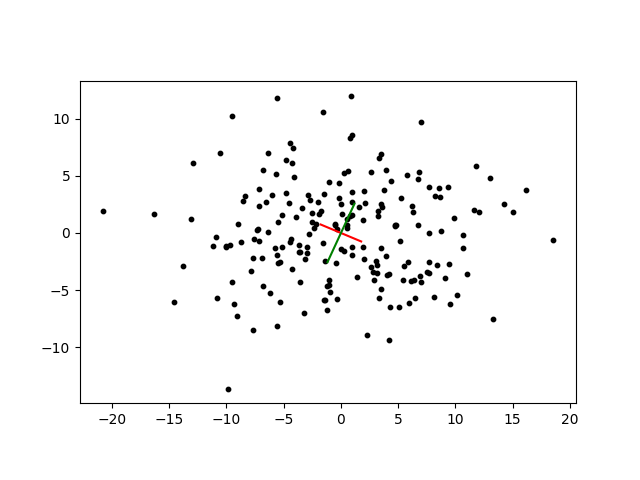

Write Python code to recreate this figure.
import itertools

import matplotlib.pyplot as plt
import numpy as np
import pandas as pd

path_100d = "../../ex2/data/pca_100d.csv"

with open(path_100d) as f:
    sample1 = np.loadtxt(path_100d, delimiter=",")


def pca(X, n_components=2):
    mu = X.mean(axis=0)  # 元データの平均点（2次元）
    X = X - mu  # 平均中心化
    cov = np.cov(X, rowvar=False)  # 共分散行列の導出
    l, v = np.linalg.eig(cov)  # 固有値l, 固有ベクトルvの導出
    l_index = np.argsort(l)[::-1]  # 固有値の大きい順にソート

    # print(f"l = {l}")
    # print(f"v = {v}")
    evr_list = l / np.sum(l)  # 寄与率の導出
    # print(f"evr: {evr_list}")

    cev_list = list(itertools.accumulate(evr_list))
    cev_list_round = [float(round(cev_list[n], 5)) for n in range(len(cev_list))]

    index = []
    for i, value in enumerate(cev_list_round):
        index.append(i + 1)
        print(f"{i + 1}: {value}")
        if value >= 0.9:
            print(f"{value} >= 0.9, so {i + 1} is minimal dimension")
            cev_dict_result = dict(zip(index, cev_list_round[: i + 1]))
            print(cev_dict_result)
            df = pd.DataFrame.from_dict(
                cev_dict_result, orient="index", columns=["value"]
            )
            index_col = df.index.tolist()
            values = df["value"].tolist()

            cell_text = list(zip(index_col, values))
            fig, ax = plt.subplots(figsize=(3, 3))
            ax.axis("off")
            ax.axis("tight")
            ax.table(
                cellText=cell_text,
                colLabels=["dim", "value"],
                bbox=[0, 0, 1, 1],
            )
            plt.savefig("pca_100d_cev.png")
            break

    # cev = sum(evr_list[:n_components])
    # print(f"cev: {cev} (n = {n_components})")  # n_components個の累積寄与率の導出

    v_ = v[:, l_index]
    components = v_[:, :n_components]  # n_components個の固有ベクトルを取得
    # print(f"components = {components}")
    v1 = components[:, 0]  # 第1主成分
    v2 = components[:, 1]  # 第2主成分
    T = np.dot(X, components)  # 固有ベクトルをかけて次元圧縮
    print(f"T.shape={T.shape}")

    x2_input = T[:, 0]
    y2_input = T[:, 1]
    t = np.linspace(-20, 20, 100)  # 定義域
    line_v1 = np.outer(t, v1) + mu
    line_v2 = np.outer(t, v2) + mu
    fig = plt.figure()
    ax2 = fig.add_subplot(1, 1, 1)
    ax2.scatter(x2_input, y2_input, color="black", s=10)
    ax2.plot(line_v1[:, 0], line_v1[:, 1], color="red")
    ax2.plot(line_v2[:, 0], line_v2[:, 1], color="green")
    ax2.set_aspect("equal", adjustable="box")
    plt.savefig("pca_100d.png")
    return T


if __name__ == "__main__":
    T = pca(sample1)
    # print(T)
